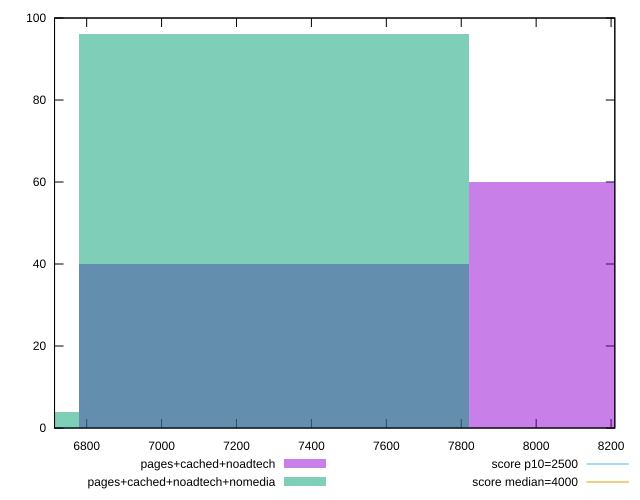

Write the gnuplot code that produced this figure.
reset

$pagesCachedNoadtech <<EOF
7300.411471457979 40
8343.327395951976 60
EOF

$pagesCachedNoadtechNomedia <<EOF
7300.411471457979 96
6257.495546963982 4
EOF

set key outside below
set boxwidth 1042.915924493997
set xrange [6714.1804999999995:8210.0304]
set yrange [0:100]
set trange [0:100]
set style fill transparent solid 0.5 noborder

set parametric
set terminal svg size 640, 500 enhanced background rgb 'white'
set output "report_00018_2021-02-10T15-25-16.877Z/largest-contentful-paint/comparison/histogram/2_vs_3.svg"

plot $pagesCachedNoadtech title "pages+cached+noadtech" with boxes, \
     $pagesCachedNoadtechNomedia title "pages+cached+noadtech+nomedia" with boxes, \
     2500,t title "score p10=2500", \
     4000,t title "score median=4000"

reset
